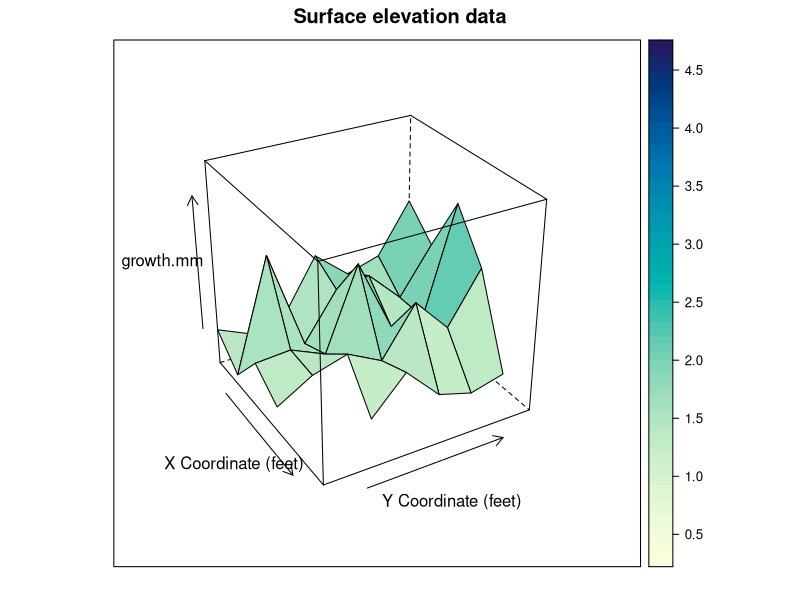

Recreate this plot in R.
setwd("~/Dropbox/PhD_thesis/PhD_thesis/Barenc_Sea/growth_from_MSc/")

# только СГЛ
middle_all<-read.table("prirost_middle.csv", header=T, sep=";", dec=",")

levels(middle_all$area)
middle_all$area<-ordered(middle_all$area, c("Abram-mys", "Pala", "Gavrilovo", "Yarnyshnaya", "DP", "Shelpino", "Porchnikha"))

levels(middle_all$start_size)
middle_all$start_size<-ordered(middle_all$start_size, c("<3,0", "3,1-6,0", "6,1-9,0", "9,1-12,0", "12,1-15,0", ">15,1"))

str(middle_all)

mid_anova<-anova(lm(growth.mm ~ area * start_size, data = middle_all))
write.table(mid_anova, "middle_anova.csv", dec=",", sep=";")

#поверхность отклика
library(lattice)
wireframe(growth.mm ~ as.numeric(start_size)*as.numeric(area), data = middle_all,
          xlab = "X Coordinate (feet)", ylab = "Y Coordinate (feet)",
          main = "Surface elevation data",
          drape = TRUE,
          colorkey = TRUE,
          screen = list(z = -60, x = -60)
)



# 2 горизонта литорали
low_middle<-read.table("prirost_low_middle.csv", header=T, sep=";", dec=",")

str(low_middle)

low_mid_anova<-anova(lm(growth.mm ~ area * tidal_level * start_size, data = low_middle))
write.table(low_mid_anova, "low_middle_anova.csv", dec=",", sep=";")
